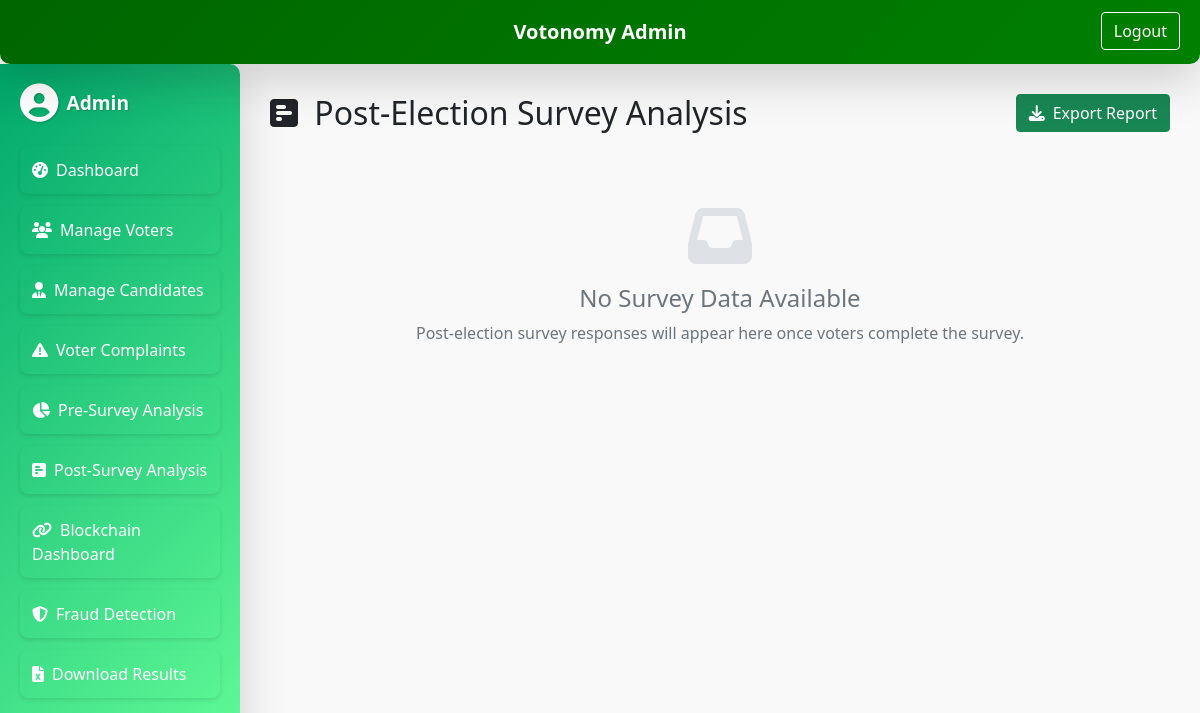
The page /admin/post-survey/analysis (signed in) on the database as committed earlier.
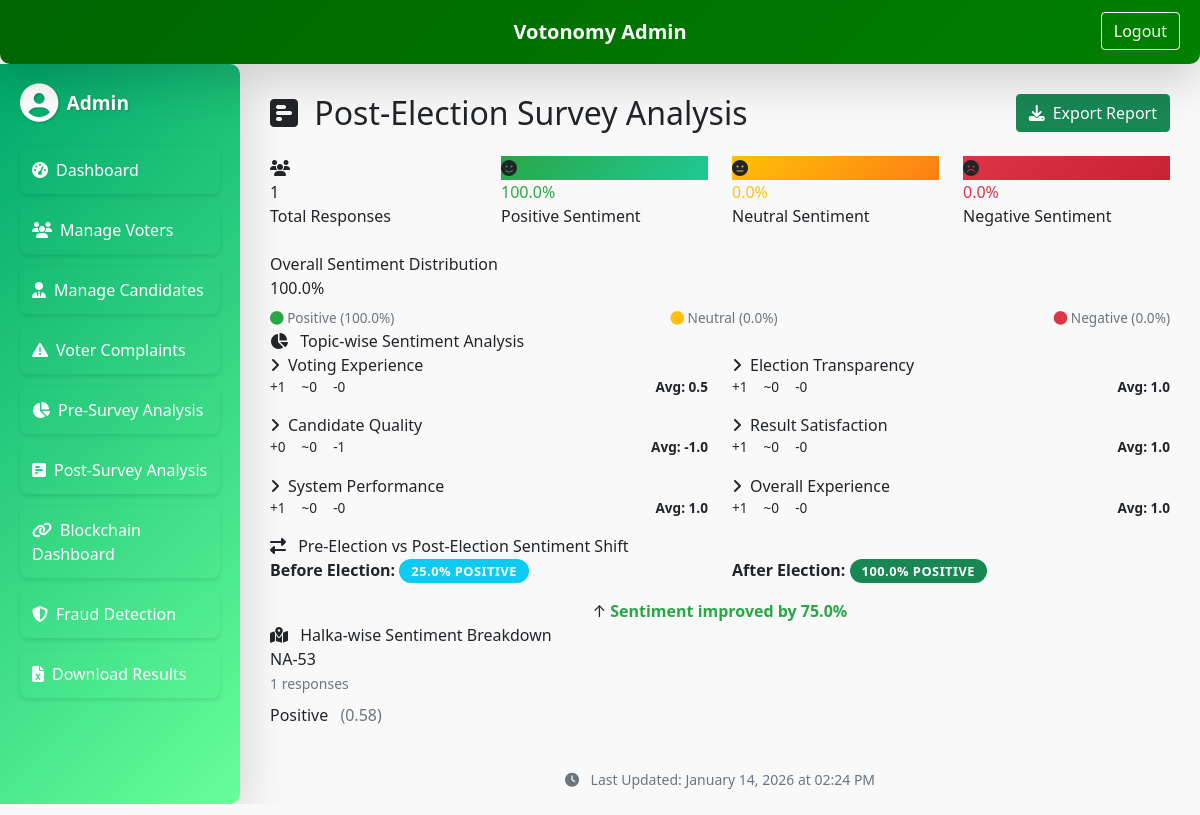
The same page on the database as committed later.
### models.py (models this page shows, shortened)
class PostSurveyAnalytics(db.Model):
    __tablename__ = 'post_survey_analytics'
    id = db.Column(db.Integer, primary_key=True)
    total_responses = db.Column(db.Integer, default=0)
    positive_percentage = db.Column(db.Float, default=0.0)
    negative_percentage = db.Column(db.Float, default=0.0)
    neutral_percentage = db.Column(db.Float, default=0.0)
    average_satisfaction_score = db.Column(db.Float, default=0.0)
    topic_sentiments = db.Column(db.JSON, nullable=True)  # Post-survey topic breakdown
    halka_sentiments = db.Column(db.JSON, nullable=True)  # Satisfaction by halka
    comparison_data = db.Column(db.JSON, nullable=True)  # Before/After sentiment comparison
    expectation_reality_gap = db.Column(db.JSON, nullable=True)  # Gap analysis per topic
    sentiment_shift = db.Column(db.JSON, nullable=True)  # Topic-wise sentiment change
    last_updated = db.Column(db.DateTime, default=datetime.utcnow)

class PostSurvey(db.Model):
    __tablename__ = 'post_survey'
    id = db.Column(db.Integer, primary_key=True)
    voter_id = db.Column(db.String(100), db.ForeignKey('voter.voter_id'), nullable=False)
    voting_ease = db.Column(db.Integer, nullable=False)  # Was voting process easy?
    technical_issues = db.Column(db.Integer, nullable=False)  # Faced technical issues?
    blockchain_trust = db.Column(db.Integer, nullable=False)  # Trust blockchain system?
    process_transparency = db.Column(db.Integer, nullable=False)  # Election transparent?
    candidate_satisfaction = db.Column(db.Integer, nullable=False)  # Satisfied with candidates?
    information_adequacy = db.Column(db.Integer, nullable=False)  # Well-informed about candidates?
    result_acceptance = db.Column(db.Integer, nullable=False)  # Accept results?
    winner_satisfaction = db.Column(db.Integer, nullable=False)  # Satisfied with winners?
    system_performance = db.Column(db.Integer, nullable=False)  # System worked smoothly?
    recommendation = db.Column(db.Integer, nullable=False)  # Recommend for future?
    overall_satisfaction = db.Column(db.Integer, nullable=False)  # Overall satisfaction?
    system_preference = db.Column(db.Integer, nullable=False)  # Better than traditional?
    overall_sentiment = db.Column(db.String(20))  # Positive/Negative/Neutral
    overall_score = db.Column(db.Float, default=0.0)  # Average of all responses
    created_at = db.Column(db.DateTime, default=datetime.utcnow)

### admin.py (the view)
@admin_bp.route('/post-survey/analysis')
@admin_login_required
def post_survey_analysis():
    from models import PostSurveyAnalytics
    from app import update_post_survey_analytics
    try:
        update_post_survey_analytics()
        print("✅ Post-survey analytics auto-updated on dashboard load")
    except Exception as e:
        print(f"❌ Error auto-updating post-survey analytics: {e}")
    analytics = PostSurveyAnalytics.query.first()
    return render_template("admin/post_survey_analysis.html", analytics=analytics)

### admin.py (called while the page is built)
def admin_login_required(func):
    @wraps(func)
    def wrapper(*args, **kwargs):
        if not session.get("admin_logged_in"):
            return redirect(url_for("admin_bp.admin_login"))
        return func(*args, **kwargs)
    return wrapper

### templates/admin/post_survey_analysis.html (shortened to what the changed rows need)
{% extends "admin/base_admin.html" %}
{% block content %}
<div class="d-flex justify-content-between align-items-center mb-4">
  <h2 class="mb-0">
    <i class="fas fa-poll-h me-2"></i>
    Post-Election Survey Analysis
  </h2>
</div>
{% if analytics %}
<div class="row mb-4">
  <div class="col-md-3">
    <div class="stats-card">
      <div class="stats-header">
        <div class="stats-icon">
          <i class="fas fa-users"></i>
        </div>
      </div>
      <div class="stats-value">{{ analytics.total_responses }}</div>
      <div class="stats-label">Total Responses</div>
    </div>
  </div>
  <div class="col-md-3">
    <div class="stats-card">
      <div class="stats-header">
        <div class="stats-icon" style="background: linear-gradient(135deg, #28a745, #20c997);">
          <i class="fas fa-smile"></i>
        </div>
      </div>
      <div class="stats-value" style="color: #28a745;">{{ analytics.positive_percentage }}%</div>
      <div class="stats-label">Positive Sentiment</div>
    </div>
  </div>
  <div class="col-md-3">
    <div class="stats-card">
      <div class="stats-header">
        <div class="stats-icon" style="background: linear-gradient(135deg, #ffc107, #fd7e14);">
          <i class="fas fa-meh"></i>
        </div>
      </div>
      <div class="stats-value" style="color: #ffc107;">{{ analytics.neutral_percentage }}%</div>
      <div class="stats-label">Neutral Sentiment</div>
    </div>
  </div>
  <div class="col-md-3">
    <div class="stats-card">
      <div class="stats-header">
        <div class="stats-icon" style="background: linear-gradient(135deg, #dc3545, #c82333);">
          <i class="fas fa-frown"></i>
        </div>
      </div>
      <div class="stats-value" style="color: #dc3545;">{{ analytics.negative_percentage }}%</div>
      <div class="stats-label">Negative Sentiment</div>
    </div>
  </div>
</div>
<div class="chart-container">
  <div class="chart-title">Overall Sentiment Distribution</div>
  <div class="sentiment-bar">
    <div class="sentiment-positive" data-width="{{ analytics.positive_percentage|default(0) }}">
      {% if analytics.positive_percentage > 10 %}{{ analytics.positive_percentage }}%{% endif %}
    </div>
  </div>
  <div class="d-flex justify-content-between mt-2" style="font-size: 0.85rem; color: #6c757d;">
    <span><i class="fas fa-circle" style="color: #28a745;"></i> Positive ({{ analytics.positive_percentage }}%)</span>
    <span><i class="fas fa-circle" style="color: #ffc107;"></i> Neutral ({{ analytics.neutral_percentage }}%)</span>
    <span><i class="fas fa-circle" style="color: #dc3545;"></i> Negative ({{ analytics.negative_percentage }}%)</span>
  </div>
</div>
<div class="chart-container">
  <div class="chart-title">
    <i class="fas fa-chart-pie me-2"></i>
    Topic-wise Sentiment Analysis
  </div>
  {% if analytics.topic_sentiments %}
    <div class="row">
      {% for topic, data in analytics.topic_sentiments.items() %}
      <div class="col-md-6 mb-3">
        <div class="topic-card">
          <div class="topic-name">
            <i class="fas fa-angle-right me-2"></i>{{ topic }}
          </div>
          <div class="topic-stats">
            <div class="topic-stat">
              <span class="badge-positive">+{{ data.positive_count }}</span>
            </div>
            <div class="topic-stat">
              <span class="badge-neutral">~{{ data.neutral_count }}</span>
            </div>
            <div class="topic-stat">
              <span class="badge-negative">-{{ data.negative_count }}</span>
            </div>
            <div class="ms-auto">
              <strong>Avg: {{ data.average_score }}</strong>
            </div>
          </div>
        </div>
      </div>
      {% endfor %}
    </div>
  {% else %}
    <p class="text-muted">No topic data available</p>
  {% endif %}
</div>
{% if analytics.sentiment_shift and analytics.sentiment_shift.overall %}
<div class="comparison-card">
  <div class="comparison-title">
    <i class="fas fa-exchange-alt me-2"></i>
    Pre-Election vs Post-Election Sentiment Shift
  </div>
  <div class="row">
    <div class="col-md-6">
      <div class="shift-indicator">
        <span><strong>Before Election:</strong></span>
        <span class="badge bg-info">{{ analytics.sentiment_shift.overall.pre_positive_pct }}% Positive</span>
      </div>
    </div>
    <div class="col-md-6">
      <div class="shift-indicator">
        <span><strong>After Election:</strong></span>
        <span class="badge bg-success">{{ analytics.sentiment_shift.overall.post_positive_pct }}% Positive</span>
      </div>
    </div>
  </div>
  <div class="text-center mt-3">
    {% set change = analytics.sentiment_shift.overall.change %}
    {% if change > 0 %}
      <div class="shift-indicator justify-content-center">
        <span class="shift-arrow shift-up">↑</span>
        <span style="color: #28a745; font-weight: 600;">
          Sentiment improved by {{ change }}%
        </span>
      </div>
    {% endif %}
  </div>
</div>
{% endif %}
<div class="chart-container">
  <div class="chart-title">
    <i class="fas fa-map-marked-alt me-2"></i>
    Halka-wise Sentiment Breakdown
  </div>
  {% if analytics.halka_sentiments %}
    <div class="row">
      {% for halka, data in analytics.halka_sentiments.items() %}
      <div class="col-md-4 mb-3">
        <div class="halka-card">
          <div class="halka-name">{{ halka }}</div>
          <div class="mb-2">
            <small class="text-muted">{{ data.count }} responses</small>
          </div>
          <div>
            <span class="halka-sentiment sentiment-{{ data.sentiment_label.lower() }}-label">
              {{ data.sentiment_label }}
            </span>
            <span class="ms-2 text-muted">
              ({{ data.average_score|round(2) }})
            </span>
          </div>
        </div>
      </div>
      {% endfor %}
    </div>
  {% else %}
    <p class="text-muted">No halka data available</p>
  {% endif %}
</div>
<div class="text-center text-muted mt-4">
  <small>
    <i class="fas fa-clock me-2"></i>
    Last Updated: {{ analytics.last_updated.strftime('%B %d, %Y at %I:%M %p') if analytics.last_updated else 'Never' }}
  </small>
</div>
{% else %}
<div class="chart-container text-center py-5">
  <i class="fas fa-inbox" style="font-size: 4rem; color: #dee2e6;"></i>
  <h4 class="mt-3 text-muted">No Survey Data Available</h4>
  <p class="text-muted">Post-election survey responses will appear here once voters complete the survey.</p>
</div>
{% endif %}
{% endblock %}

Rows that differ between the two databases and show on the page:
added PostSurveyAnalytics: total_responses "1", positive_percentage "100.0", neutral_percentage "0.0", negative_percentage "0.0", sentiment_shift.overall.pre_positive_pct "25.0", sentiment_shift.overall.post_positive_pct "100.0", last_updated "January 14, 2026 at 02:24 PM"
added PostSurvey: halka "NA-53", count "1", sentiment_label "Positive", average_score "0.58"
Other text that changed with them:
{{ change }}: (not shown) → "75.0"
text no longer shown: "No Survey Data Available Post-election survey responses will appear here once voters complete the survey."
text now shown: "Total Responses % Positive Sentiment % Neutral Sentiment % Negative Sentiment Overall Sentiment Distribution % Positive ( %) Neutral ( %) Negative ( %) Topic-wise Sentiment Analysis Pre-Election vs Post-Election Sentiment Shift Before Election: % POSITIVE After Election: % POSITIVE ↑ Sentiment improved by % Halka-wise Sentiment Breakdown Last Updated:"
new list line: "Voting Experience + 1 ~ 0 - 0 Avg: 0.5"
new list line: "Election Transparency + 1 ~ 0 - 0 Avg: 1.0"
new list line: "Candidate Quality + 0 ~ 0 - 1 Avg: -1.0"
new list line: "Result Satisfaction + 1 ~ 0 - 0 Avg: 1.0"
new list line: "System Performance + 1 ~ 0 - 0 Avg: 1.0"
new list line: "Overall Experience + 1 ~ 0 - 0 Avg: 1.0"
